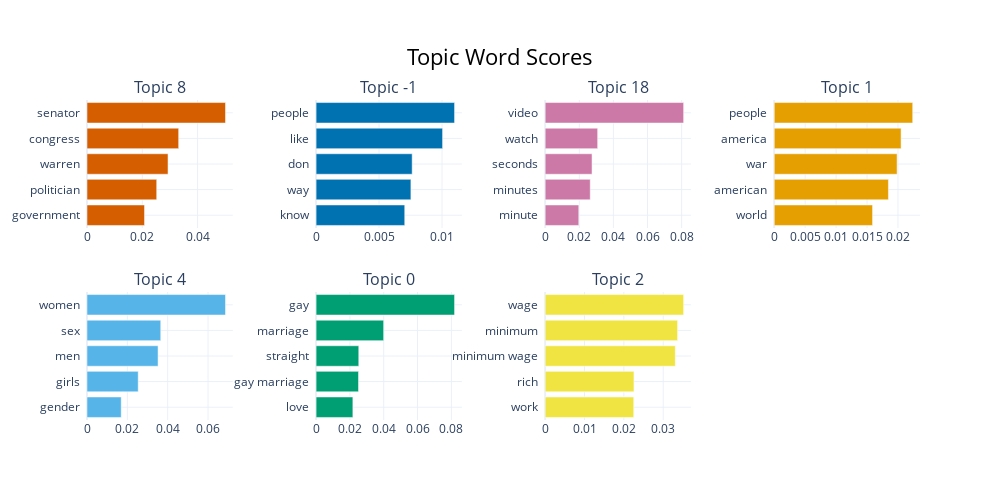

The notebook cell this image was saved under:
### Code cell
#topics for causal ridge top 20
topic_model.visualize_barchart(topics = topics_causal_ridge)

### Figure 1 — Plotly figure (JSON) as saved in the notebook; plotly's stock layout.template omitted (floating-point values rounded to 4 significant figures)
{"data": [{"marker": {"color": "#D55E00"}, "orientation": "h", "type": "bar", "x": [0.02081, 0.02521, 0.02931, 0.03315, 0.05009], "xaxis": "x", "y": ["government  ", "politician  ", "warren  ", "congress  ", "senator  "], "yaxis": "y"}, {"marker": {"color": "#0072B2"}, "orientation": "h", "type": "bar", "x": [0.00704, 0.007528, 0.007629, 0.01004, 0.011], "xaxis": "x2", "y": ["know  ", "way  ", "don  ", "like  ", "people  "], "yaxis": "y2"}, {"marker": {"color": "#CC79A7"}, "orientation": "h", "type": "bar", "x": [0.01972, 0.02642, 0.02748, 0.03077, 0.08116], "xaxis": "x3", "y": ["minute  ", "minutes  ", "seconds  ", "watch  ", "video  "], "yaxis": "y3"}, {"marker": {"color": "#E69F00"}, "orientation": "h", "type": "bar", "x": [0.01589, 0.01846, 0.01986, 0.0205, 0.02238], "xaxis": "x4", "y": ["world  ", "american  ", "war  ", "america  ", "people  "], "yaxis": "y4"}, {"marker": {"color": "#56B4E9"}, "orientation": "h", "type": "bar", "x": [0.01697, 0.02538, 0.03523, 0.03656, 0.06866], "xaxis": "x5", "y": ["gender  ", "girls  ", "men  ", "sex  ", "women  "], "yaxis": "y5"}, {"marker": {"color": "#009E73"}, "orientation": "h", "type": "bar", "x": [0.02175, 0.02509, 0.02525, 0.03995, 0.08188], "xaxis": "x6", "y": ["love  ", "gay marriage  ", "straight  ", "marriage  ", "gay  "], "yaxis": "y6"}, {"marker": {"color": "#F0E442"}, "orientation": "h", "type": "bar", "x": [0.02251, 0.02256, 0.03307, 0.03365, 0.03519], "xaxis": "x7", "y": ["work  ", "rich  ", "minimum wage  ", "minimum  ", "wage  "], "yaxis": "y7"}], "layout": {"annotations": [{"font": {"size": 16}, "showarrow": false, "text": "Topic 8", "x": 0.0875, "xanchor": "center", "xref": "paper", "y": 1, "yanchor": "bottom", "yref": "paper"}, {"font": {"size": 16}, "showarrow": false, "text": "Topic -1", "x": 0.3625, "xanchor": "center", "xref": "paper", "y": 1, "yanchor": "bottom", "yref": "paper"}, {"font": {"size": 16}, "showarrow": false, "text": "Topic 18", "x": 0.6375, "xanchor": "center", "xref": "paper", "y": 1, "yanchor": "bottom", "yref": "paper"}, {"font": {"size": 16}, "showarrow": false, "text": "Topic 1", "x": 0.9125, "xanchor": "center", "xref": "paper", "y": 1, "yanchor": "bottom", "yref": "paper"}, {"font": {"size": 16}, "showarrow": false, "text": "Topic 4", "x": 0.0875, "xanchor": "center", "xref": "paper", "y": 0.4, "yanchor": "bottom", "yref": "paper"}, {"font": {"size": 16}, "showarrow": false, "text": "Topic 0", "x": 0.3625, "xanchor": "center", "xref": "paper", "y": 0.4, "yanchor": "bottom", "yref": "paper"}, {"font": {"size": 16}, "showarrow": false, "text": "Topic 2", "x": 0.6375, "xanchor": "center", "xref": "paper", "y": 0.4, "yanchor": "bottom", "yref": "paper"}], "height": 500, "hoverlabel": {"bgcolor": "white", "font": {"family": "Rockwell", "size": 16}}, "showlegend": false, "title": {"font": {"color": "Black", "size": 22}, "text": "Topic Word Scores", "x": 0.5, "xanchor": "center", "yanchor": "top"}, "width": 1000, "xaxis": {"anchor": "y", "domain": [0, 0.175], "showgrid": true}, "xaxis2": {"anchor": "y2", "domain": [0.275, 0.45], "showgrid": true}, "xaxis3": {"anchor": "y3", "domain": [0.55, 0.725], "showgrid": true}, "xaxis4": {"anchor": "y4", "domain": [0.825, 1], "showgrid": true}, "xaxis5": {"anchor": "y5", "domain": [0, 0.175], "showgrid": true}, "xaxis6": {"anchor": "y6", "domain": [0.275, 0.45], "showgrid": true}, "xaxis7": {"anchor": "y7", "domain": [0.55, 0.725], "showgrid": true}, "xaxis8": {"anchor": "y8", "domain": [0.825, 1], "showgrid": true}, "yaxis": {"anchor": "x", "domain": [0.6, 1], "showgrid": true}, "yaxis2": {"anchor": "x2", "domain": [0.6, 1], "showgrid": true}, "yaxis3": {"anchor": "x3", "domain": [0.6, 1], "showgrid": true}, "yaxis4": {"anchor": "x4", "domain": [0.6, 1], "showgrid": true}, "yaxis5": {"anchor": "x5", "domain": [0, 0.4], "showgrid": true}, "yaxis6": {"anchor": "x6", "domain": [0, 0.4], "showgrid": true}, "yaxis7": {"anchor": "x7", "domain": [0, 0.4], "showgrid": true}, "yaxis8": {"anchor": "x8", "domain": [0, 0.4], "showgrid": true}}}
